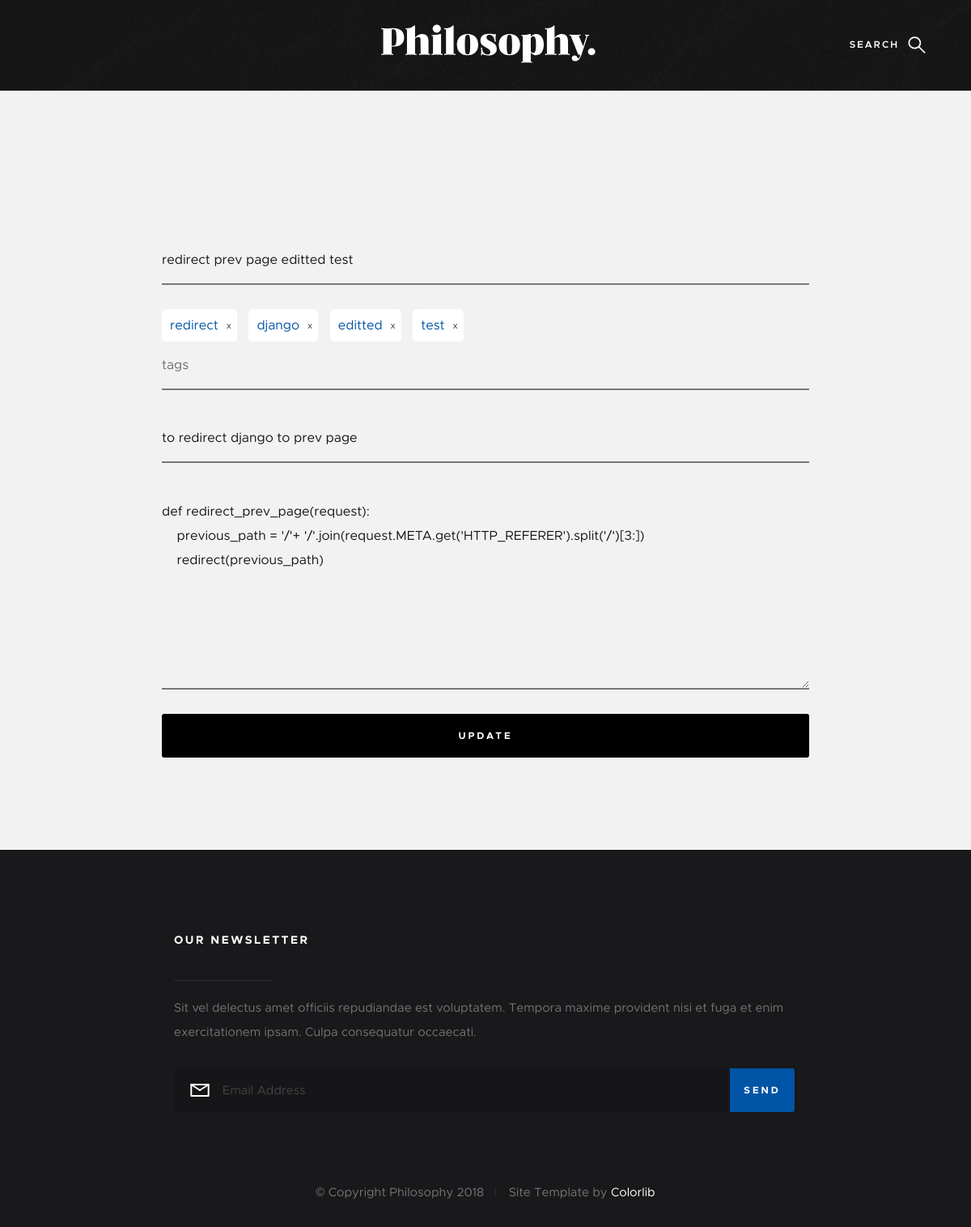
Page /f/redirect-prev-page-54911139/edit/ on the committed database.
### Function/models.py (models this page shows, shortened)
class Function(models.Model):
    name    = models.CharField(max_length=70)
    content = models.TextField()
    comment = models.TextField()
    tags    = models.CharField(max_length=100)
    slug    = models.CharField(unique= True, blank=True, max_length=100)
    created = models.DateTimeField(auto_now=False, default= datetime.datetime.now)
    class Meta:
        db_table = ''
        managed = True
        verbose_name = 'Function'
        verbose_name_plural = 'Functions'

### Function/views.py (the view)
# urls.py: url(r'^(?P<slug>[\w-]+)/edit/$', views.EditFunction, name='edit_function'),
def EditFunction(request, slug):
    function = get_object(Function, slug= slug)
    if function:
        if request.method == 'POST':
            form = FunctionForm(request.POST, instance=function)
            if form.is_valid():
                form.save()
                return redirect('functions:home')
            else:
                return redirect('functions:edit_function')
        else:
            form = FunctionForm(instance=function)
            context = {'form': form, 'btn': 'Update', 'slug': slug}
            return render(request, 'addfunction_form.html', context)
    else:
        return HttpResponse('Function Not Found')

### Function/forms.py
class FunctionForm(forms.ModelForm):
    class Meta:
        model = Function
        fields = ('name', 'content', 'comment', 'tags')

### Function/templatetags/myfilters.py (called while the page is built)
@register.filter
@stringfilter
def split(value, delemeter):
    return value.split(delemeter)

### Function/views.py (called while the page is built)
def get_object(Class, **kwargs):
    try:
        return Class.objects.get(**kwargs)
    except ObjectDoesNotExist:
        return None

### Function/templates/addfunction_form.html (shortened to what this page needs)
{% extends "index.html" %}
{% load static %}
{% load myfilters %}
{% block content %}
    <section class="s-content s-content--narrow">
        <div class="row">
            <div class="col-full s-content__main">
                <form name="cForm" id="cForm" method="post" action="">
                    <fieldset>
                        <div class="form-field">
                            <input name="{{form.name.name}}" type="text" class="full-width" placeholder="Name" value="{{form.name.value | default_if_none:''}}">
                        </div>
                        <div class="form-field">
                            <div class="entry__meta">
                                <span class="entry__meta-links">
                                    {% if btn == 'Update' %}
                                    {% with form.tags.value|split:' ' as tags %}
                                    {% for tag in tags %}
                                        <div style="background: #FFF; display: inline-block; margin-right: 10px; padding: 5px 13px 5px 10px; border-radius: 5px; position: relative;">
                                            <a class="old-tag" href="{% url 'functions:tag_functions' tag %}" style="margin-right: 10px">{{tag}}</a>
                                            <a href="{% url 'functions:remove_function_tag' slug tag %}" style="color: #333; font-size: .7em; position:absolute; top: 50%; transform: translateY(-50%); margin-right: 5px">x</a>
                                        </div>
                                    {% endfor %}
                                    {% endwith %}
                                    {% endif %}
                                </span>
                            </div>
                            <input id="new-tags"  name="" type="text" class="full-width" placeholder="tags" value="">
                        </div>
                        <div class="form-field">
                            <input name="{{form.comment.name}}" type="text" class="full-width" placeholder="Comment"  value="{{form.comment.value | default_if_none:''}}">
                        </div>
                        <div class="message form-field">
                        <textarea name="{{form.content.name}}" class="full-width" placeholder="Your Code">{{form.content.value | default_if_none:''}}</textarea>
                        </div>
                        <button type="submit" class="submit btn btn--primary full-width">{{btn}}</button>
                    </fieldset>
                </form>
            </div>
        </div>
    </section>
{% endblock content %}

### static/css/base.css (style rules this page uses)
html { font-family: sans-serif; line-height: 1.15; -ms-text-size-adjust: 100%; -webkit-text-size-adjust: 100%; }
body { margin: 0; }
article, aside, footer, header, nav, section { display: block; }
a { background-color: transparent; -webkit-text-decoration-skip: objects; }
button, input, optgroup, select, textarea { font-family: sans-serif; font-size: 100%; line-height: 1.15; margin: 0; }
button, input { overflow: visible; }
button, select { text-transform: none; }
button, html [type="button"], [type="reset"], [type="submit"] { -webkit-appearance: button; }
fieldset { border: 1px solid #c0c0c0; margin: 0 2px; padding: 0.35em 0.625em 0.75em; }
textarea { overflow: auto; }
html { font-size: 62.5%; box-sizing: border-box; }
*, *::before, *::after { box-sizing: inherit; }
body { font-weight: normal; line-height: 1; word-wrap: break-word; text-rendering: optimizeLegibility; -webkit-overflow-scrolling: touch; -webkit-text-size-adjust: none; }
body, input, button { -moz-osx-font-smoothing: grayscale; -webkit-font-smoothing: antialiased; }
div, dl, dt, dd, ul, ol, li, h1, h2, h3, h4, h5, h6, pre, form, p, blockquote, th, td { margin: 0; padding: 0; }
a { text-decoration: none; line-height: inherit; }
fieldset { margin: 0; padding: 0; }
input[type="email"], input[type="number"], input[type="search"], input[type="text"], input[type="tel"], input[type="url"], input[type="password"], textarea { -webkit-appearance: none; -moz-appearance: none; -ms-appearance: none; -o-appearance: none; appearance: none; }
.row { width: 94%; max-width: 1200px; margin: 0 auto; }
.row:after { content: ""; display: table; clear: both; }
[class*="col-"] { float: left; padding: 0 20px; }
.col-twelve, .col-full { width: 100%; }
@media only screen and (max-width: 1200px) { [class*="col-"] { padding: 0 15px; } }
.full-width { width: 100%; }

### rows in the picture
Function: name "redirect prev page editted test", comment "to redirect django to prev page", content "def redirect_prev_page(request): previous_path = '/'+ '/'.join(request.META.get('HTTP_REFERER').split('/')[3:]) redirect(previous_path)"

### other values in the picture
{{ tag }} "redirect" "django" "editted" "test"
{{ btn }} "UPDATE"
